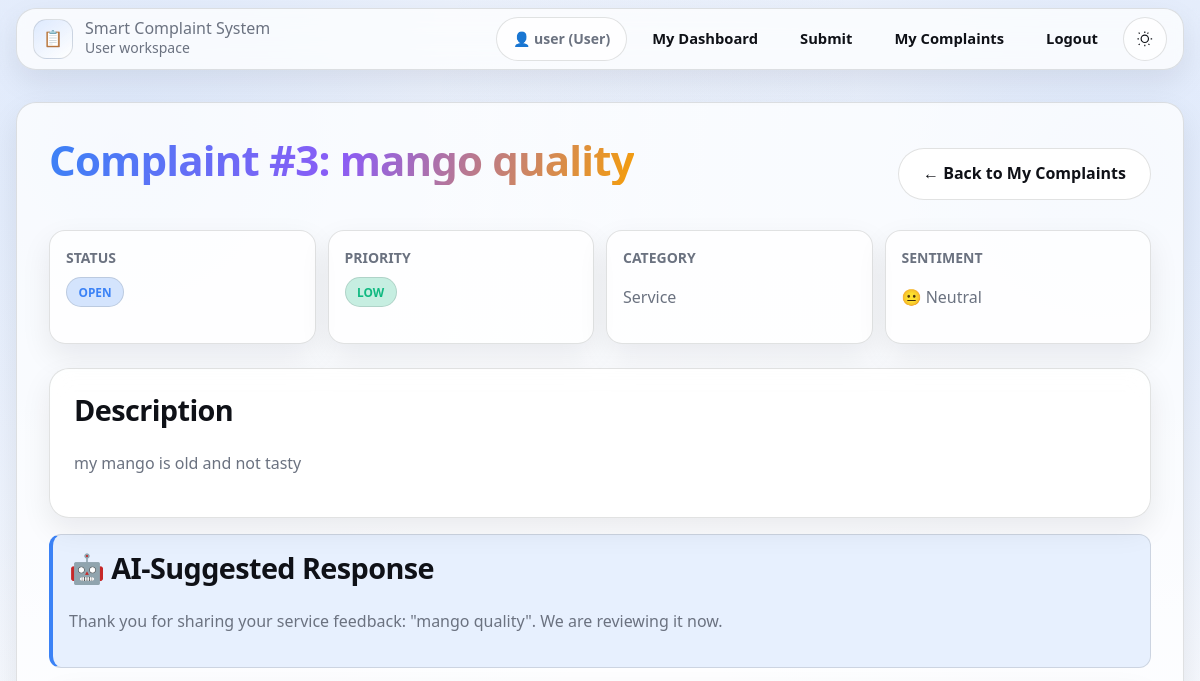
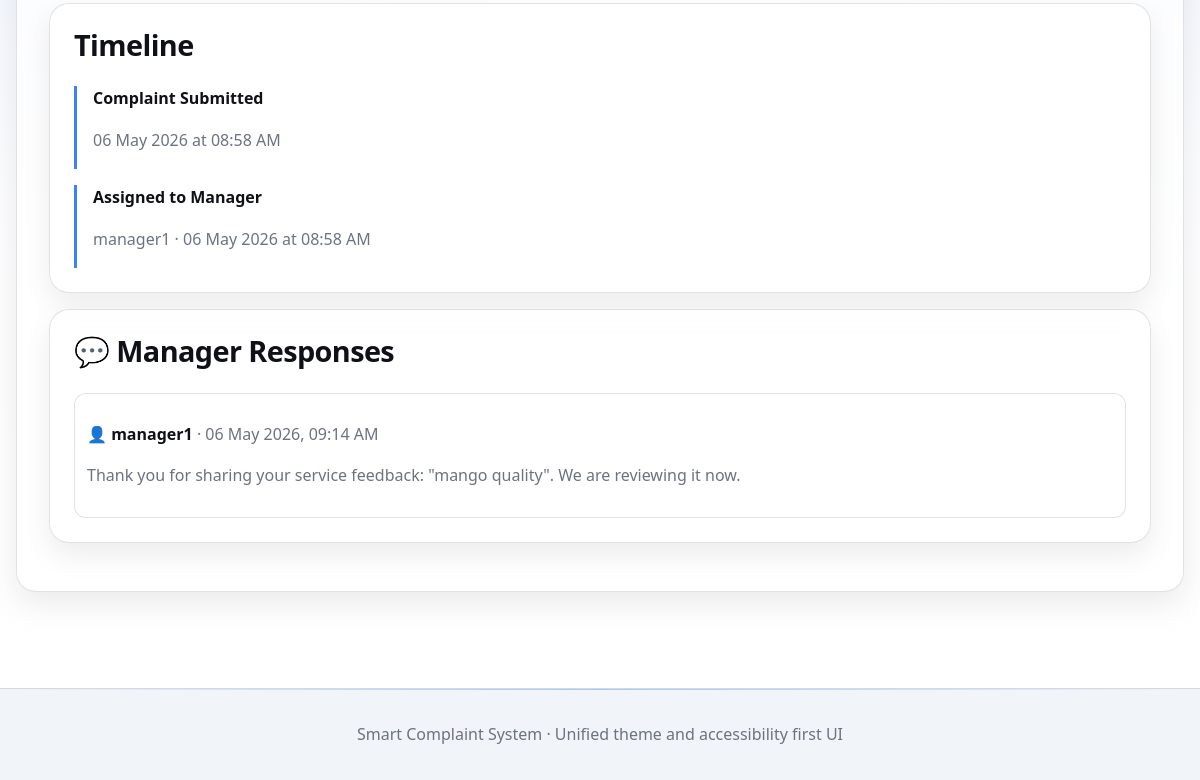
The app's page /user/complaint/3 (signed in), older data (2 pictures, top to bottom).
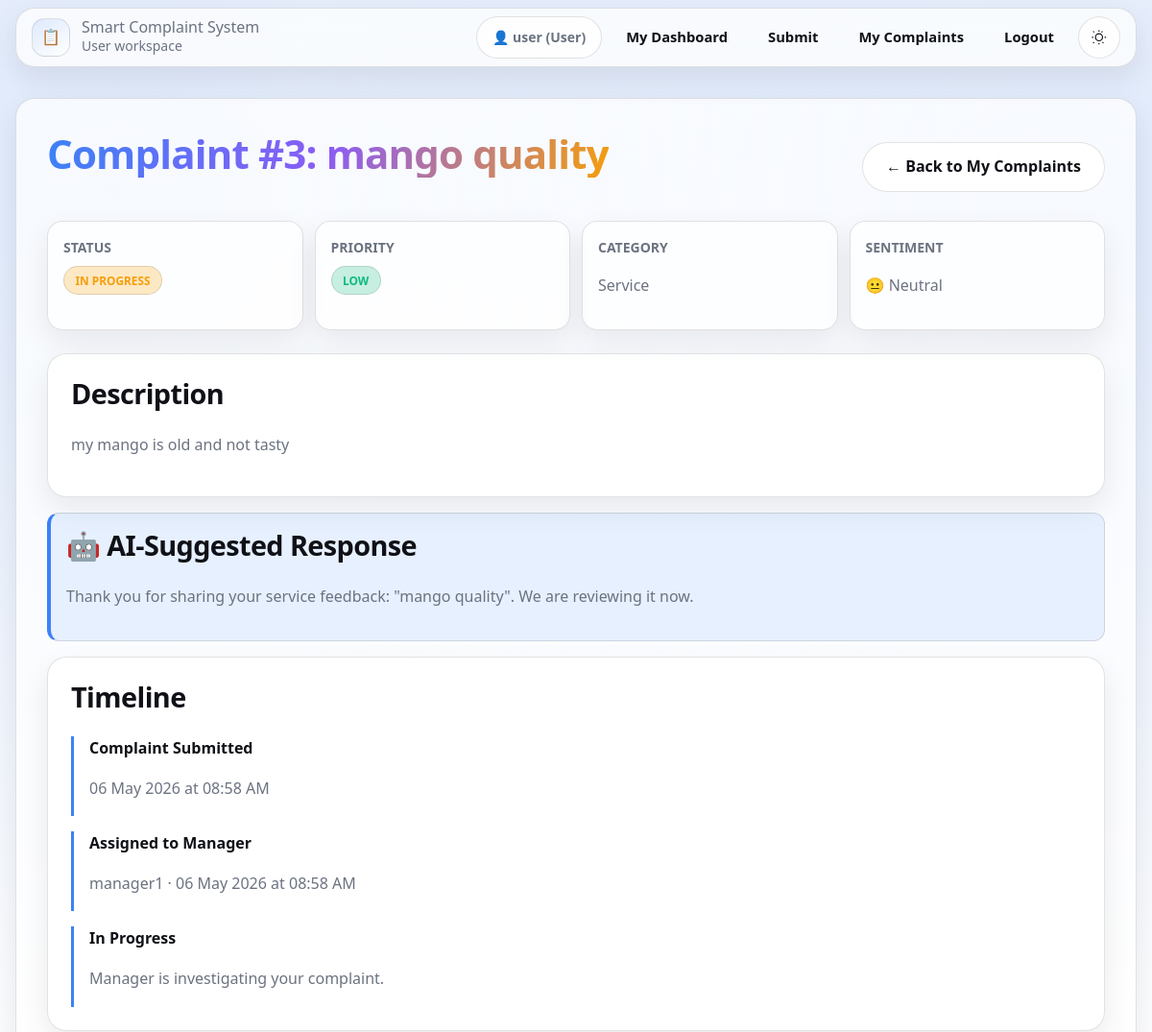
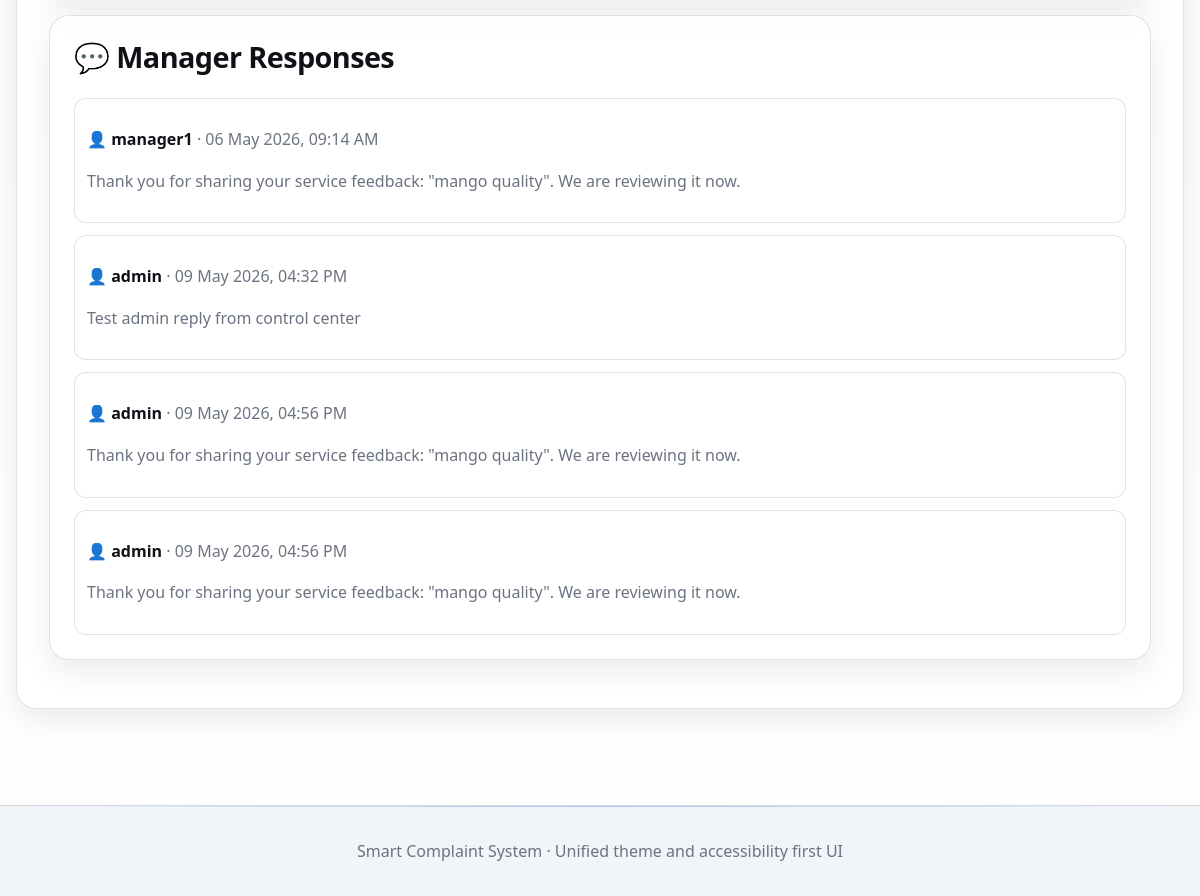
The same page, newer data (2 pictures, top to bottom).
### models.py (models this page shows, shortened)
class Complaint(db.Model):
    __tablename__ = 'complaints'
    id = db.Column(db.Integer, primary_key=True)
    user_id = db.Column(db.Integer, db.ForeignKey('users.id'), nullable=False)
    title = db.Column(db.String(200), nullable=False)
    description = db.Column(db.Text, nullable=False)
    category = db.Column(db.String(50), default='General')
    priority = db.Column(db.String(20), default='medium')
    sentiment = db.Column(db.String(20), default='neutral')
    status = db.Column(db.String(20), default='open')
    ai_response = db.Column(db.Text, default='')
    internal_notes = db.Column(db.Text, nullable=True)
    assigned_to = db.Column(db.Integer, db.ForeignKey('users.id'), nullable=True)
    created_at = db.Column(db.DateTime, default=datetime.utcnow)
    resolved_at = db.Column(db.DateTime, nullable=True)
    rating = db.Column(db.Integer, nullable=True)
    responses = db.relationship('Response', backref='complaint', lazy=True, cascade='all, delete-orphan')

class Response(db.Model):
    __tablename__ = 'responses'
    id = db.Column(db.Integer, primary_key=True)
    complaint_id = db.Column(db.Integer, db.ForeignKey('complaints.id'), nullable=False)
    author_id = db.Column(db.Integer, db.ForeignKey('users.id'), nullable=False)
    message = db.Column(db.Text, nullable=False)
    created_at = db.Column(db.DateTime, default=datetime.utcnow)

class User(UserMixin, db.Model):
    __tablename__ = 'users'
    id = db.Column(db.Integer, primary_key=True)
    username = db.Column(db.String(80), unique=True, nullable=False)
    email = db.Column(db.String(120), unique=True, nullable=False)
    password_hash = db.Column(db.String(255), nullable=False)
    role = db.Column(db.String(20), default='user', nullable=False)
    is_active = db.Column(db.Boolean, default=True, nullable=False)
    created_at = db.Column(db.DateTime, default=datetime.utcnow)
    complaints_submitted = db.relationship(
        'Complaint',
        foreign_keys='Complaint.user_id',
        backref='author',
        lazy=True,
        cascade='all, delete-orphan'
    )
    responses_written = db.relationship(
        'Response',
        foreign_keys='Response.author_id',
        backref='response_author',
        lazy=True,
        cascade='all, delete-orphan'
    )
    assigned_complaints = db.relationship(
        'Complaint',
        foreign_keys='Complaint.assigned_to',
        backref='manager',
        lazy=True
    )

### app.py (the view)
@app.route('/user/complaint/<int:complaint_id>')
@login_required
def view_complaint(complaint_id):
    complaint = Complaint.query.get_or_404(complaint_id)
    if complaint.user_id != current_user.id:
        flash('❌ Unauthorized!', 'error')
        return redirect(url_for('my_complaints'))
    return render_template('user/complaint_detail.html', complaint=complaint)

### app.py (called while the page is built)
@login_manager.user_loader
def load_user(user_id):
    return User.query.get(int(user_id))

### templates/user/complaint_detail.html (shortened to what this page needs)
{% extends "base.html" %}
{% block content %}
<div class="content">
  <div class="detail-header" data-animate>
    <h1>Complaint #{{ complaint.id }}: {{ complaint.title }}</h1>
    <a href="{{ url_for('my_complaints') }}" class="btn btn-secondary">← Back to My Complaints</a>
  </div>
  <section class="overview-grid" data-animate style="--delay: 80ms;">
    <article class="overview-card">
      <p class="overview-label">Status</p>
      <span class="status-badge status-{{ complaint.status }}">{{ complaint.status.replace('_', ' ').title() }}</span>
    </article>
    <article class="overview-card">
      <p class="overview-label">Priority</p>
      <span class="priority-badge priority-{{ complaint.priority }}">{{ complaint.priority.replace('_', ' ').title() }}</span>
    </article>
    <article class="overview-card">
      <p class="overview-label">Category</p>
      <p>{{ complaint.category }}</p>
    </article>
    <article class="overview-card">
      <p class="overview-label">Sentiment</p>
      <p>
        {% if complaint.sentiment == 'positive' %}
          😊 Positive
        {% elif complaint.sentiment == 'negative' %}
          😡 Negative
        {% else %}
          😐 Neutral
        {% endif %}
      </p>
    </article>
  </section>
  <section class="card mb-4" data-animate style="--delay: 120ms;">
    <h2>Description</h2>
    <p>{{ complaint.description }}</p>
  </section>
  {% if complaint.ai_response %}
  <section class="info-box mb-4" data-animate style="--delay: 150ms;">
    <h2>🤖 AI-Suggested Response</h2>
    <p>{{ complaint.ai_response }}</p>
  </section>
  {% endif %}
  <section class="card mb-4" data-animate style="--delay: 180ms;">
    <h2>Timeline</h2>
    <div class="timeline">
      <div class="timeline-item">
        <strong>Complaint Submitted</strong>
        <p>{{ complaint.created_at.strftime('%d %B %Y at %I:%M %p') }}</p>
      </div>
      {% if complaint.assigned_to %}
      <div class="timeline-item">
        <strong>Assigned to Manager</strong>
        <p>{{ complaint.manager.username }} · {{ complaint.created_at.strftime('%d %B %Y at %I:%M %p') }}</p>
      </div>
      {% endif %}
      {% if complaint.status == 'in_progress' %}
      <div class="timeline-item">
        <strong>In Progress</strong>
        <p>Manager is investigating your complaint.</p>
      </div>
      {% endif %}
    </div>
  </section>
  {% if complaint.responses %}
  <section class="card mb-4" data-animate style="--delay: 220ms;">
    <h2>💬 Manager Responses</h2>
    <div class="response-list">
      {% for response in complaint.responses %}
      <article class="response-item">
        <p class="mb-2"><strong>👤 {{ response.response_author.username }}</strong> · {{ response.created_at.strftime('%d %b %Y, %I:%M %p') }}</p>
        <p>{{ response.message }}</p>
      </article>
      {% endfor %}
    </div>
  </section>
  {% else %}
  <section class="info-box mb-4" data-animate style="--delay: 220ms;">
    <strong>ℹ️ Info:</strong> No manager responses yet. Your manager will respond soon.
  </section>
  {% endif %}
</div>
{% endblock %}

Row changes from the older to the newer data that the page shows:
changed Complaint "Service": status "open" → "in_progress" (drawn); status.replace "OPEN" → "IN PROGRESS"
added Response: response_author.username "admin", created_at "09 May 2026, 04:32 PM", message "Test admin reply from control center"
added Response: response_author.username "admin", created_at "09 May 2026, 04:56 PM", message "Thank you for sharing your service feedback: \"mango quality\". We are reviewing it now."
added Response: response_author.username "admin", created_at "09 May 2026, 04:56 PM", message "Thank you for sharing your service feedback: \"mango quality\". We are reviewing it now."
Text that changed along with them:
text now shown: "In Progress Manager is investigating your complaint."
